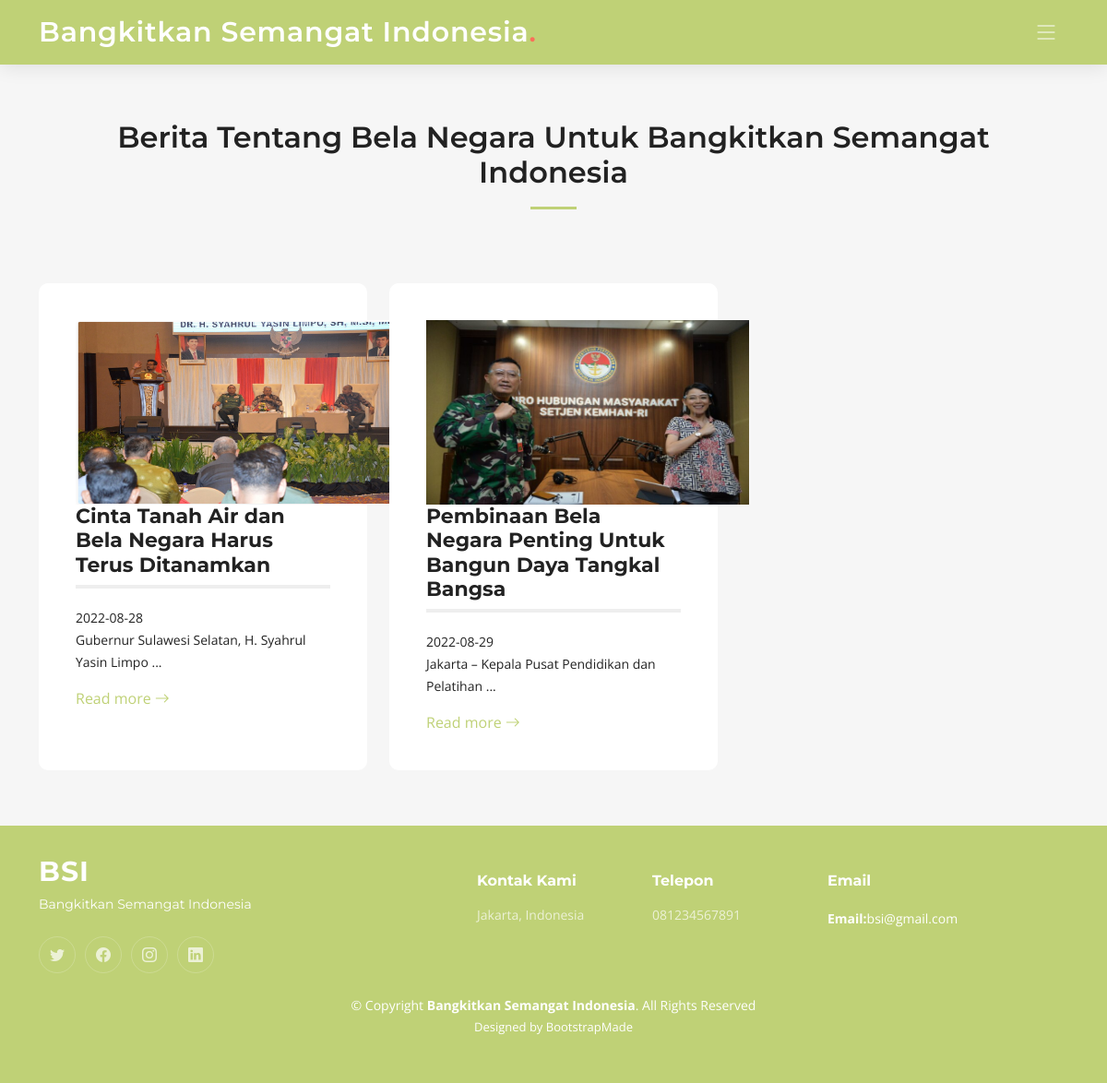
Page /detail_kategori.php?id_kategori=1 on the committed database.
### tables this page shows
CREATE TABLE `artikel` (
  `id_artikel` int(11) NOT NULL,
  `judul` varchar(100) NOT NULL,
  `artikel` text NOT NULL,
  `tanggal` date NOT NULL,
  `gambar` varchar(100) NOT NULL,
  `id_kategori` int(11) NOT NULL
);

### detail_kategori.php (the view, shortened to what this page needs)
<?php include 'admin\_config.php'; ?>
<!DOCTYPE html>
<html lang="en">
<head>
    <link href="assets/vendor/bootstrap/css/bootstrap.min.css" rel="stylesheet">
    <link href="assets/vendor/bootstrap-icons/bootstrap-icons.css" rel="stylesheet">
    <link href="assets/vendor/aos/aos.css" rel="stylesheet">
    <link href="assets/vendor/glightbox/css/glightbox.min.css" rel="stylesheet">
    <link href="assets/vendor/swiper/swiper-bundle.min.css" rel="stylesheet">
    <link href="assets/css/main.css" rel="stylesheet">
</head>
<body>
    <header id="header" class="header d-flex align-items-center">
        <div class="container-fluid container-xl d-flex align-items-center justify-content-between">
            <a href="index.html" class="logo d-flex align-items-center">
                <h1>Bangkitkan Semangat Indonesia<span>.</span></h1>
            </a>
            <i class="mobile-nav-toggle mobile-nav-show bi bi-list"></i>
        </div>
    </header>
    <main id="main">
        <section id="services" class="services sections-bg">
            <div class="container" data-aos="fade-up">
                <div class="section-header">
                    <h2>Berita Tentang Bela Negara Untuk Bangkitkan Semangat Indonesia</h2>
                </div>
                <div class="row gy-4" data-aos="fade-up" data-aos-delay="100">
                    <?php
                    $id_kategori = $_GET['id_kategori'];
                    $data = mysqli_query($con, "SELECT * FROM artikel where id_kategori=$id_kategori");
                    foreach ($data as $row) : ?>
                        <div class="col-lg-4 col-md-6">
                            <div class="service-item  position-relative">
                                <p><img src="<?= "http://localhost/bangkit_indonesia/admin/img_artikel/" . $row['gambar'] ?>" width="350" height="200"></p>
                                <h3><?= $row['judul'] ?></h3>
                                <p><?= $row['tanggal'] ?></p>
                                <p><?= substr($row['artikel'], 0, 50) . '...' ?></p>
                                <a href="detail_artikel.php?id_artikel=<?= $row['id_artikel'] ?>" class="readmore stretched-link">Read more <i class="bi bi-arrow-right"></i></a>
                            </div>
                        </div>
                    <?php endforeach; ?>
                </div>
            </div>
        </section>
    </main>
    <footer id="footer" class="footer">
        <div class="container">
            <div class="row gy-4">
                <div class="col-lg-5 col-md-12 footer-info">
                    <a href="index.html" class="logo d-flex align-items-center">
                        <span>BSI</span>
                    </a>
                    <p>Bangkitkan Semangat Indonesia</p>
                    <div class="social-links d-flex mt-4">
                        <a href="#" class="twitter"><i class="bi bi-twitter"></i></a>
                        <a href="#" class="facebook"><i class="bi bi-facebook"></i></a>
                        <a href="#" class="instagram"><i class="bi bi-instagram"></i></a>
                        <a href="#" class="linkedin"><i class="bi bi-linkedin"></i></a>
                    </div>
                </div>
                <div class="col-lg-2 col-6 footer-links">
                    <h4>Kontak Kami</h4>
                    <ul>
                        <li><a href="#">Jakarta, Indonesia</a></li>
                    </ul>
                </div>
                <div class="col-lg-2 col-6 footer-links">
                    <h4>Telepon</h4>
                    <ul>
                        <li><a href="#">081234567891</a></li>
                    </ul>
                </div>
                <div class="col-lg-3 col-md-12 footer-contact text-center text-md-start">
                    <h4>Email</h4>
                    <strong>Email:</strong>bsi@gmail.com<br>
                </div>
            </div>
        </div>
        <div class="container mt-4">
            <div class="copyright">
                &copy; Copyright <strong><span>Bangkitkan Semangat Indonesia</span></strong>. All Rights Reserved
            </div>
            <div class="credits">
                Designed by <a href="https://bootstrapmade.com/">BootstrapMade</a>
            </div>
        </div>
    </footer>
</body>
</html>

### assets/css/main.css (style rules this page uses)
:root { --font-default: "Open Sans", system-ui, -apple-system, "Segoe UI", Roboto, "Helvetica Neue", Arial, "Noto Sans", "Liberation Sans", sans-serif, "Apple Color Emoji", "Segoe UI Emoji", "Segoe UI Symbol", "Noto Color Emoji"; --font-primary: "Montserrat", sans-serif; --font-secondary: "Poppins", sans-serif; }
:root { --color-default: #222222; --color-primary: #bfd176; --color-secondary: #2844a0; }
:root { scroll-behavior: smooth; }
body { font-family: var(--font-default); color: var(--color-default); }
a { color: var(--color-primary); text-decoration: none; }
h1, h2, h3, h4, h5, h6 { font-family: var(--font-primary); }
section { padding: 60px 0; overflow: hidden; }
.sections-bg { background-color: #f6f6f6; }
.section-header { text-align: center; padding-bottom: 60px; }
.section-header h2 { font-size: 32px; font-weight: 600; margin-bottom: 20px; padding-bottom: 20px; position: relative; }
.section-header h2:after { content: ""; position: absolute; display: block; width: 50px; height: 3px; background: var(--color-primary); left: 0; right: 0; bottom: 0; margin: auto; }
.header { transition: all 0.5s; z-index: 997; height: 90px; background-color: var(--color-primary); }
.header.sticked { position: fixed; top: 0; right: 0; left: 0; height: 70px; box-shadow: 0px 2px 20px rgba(0, 0, 0, 0.1); }
.header .logo h1 { font-size: 30px; margin: 0; font-weight: 600; letter-spacing: 0.8px; color: #fff; font-family: var(--font-primary); }
.header .logo h1 span { color: #f96f59; }
.sticked-header-offset { margin-top: 70px; }
section { scroll-margin-top: 70px; }
@media (max-width: 1279px) { .mobile-nav-show { color: rgba(255, 255, 255, 0.6); font-size: 28px; cursor: pointer; line-height: 0; transition: 0.5s; z-index: 9999; margin-right: 10px; } }
.services { padding: 60px 0; }
.services .service-item { padding: 40px; background: #fff; height: 100%; border-radius: 10px; }
.services .service-item h3 { color: var(--color-default); font-weight: 700; margin: 0 0 20px 0; padding-bottom: 8px; font-size: 22px; position: relative; display: inline-block; border-bottom: 4px solid #eeeeee; transition: 0.3s; }
.services .service-item p { line-height: 24px; font-size: 14px; margin-bottom: 0; }
.services .service-item .readmore { margin-top: 15px; display: inline-block; color: var(--color-primary); }
.footer { font-size: 14px; background-color: var(--color-primary); padding: 50px 0; color: white; }
.footer .footer-info .logo { line-height: 0; margin-bottom: 25px; }
.footer .footer-info .logo span { font-size: 30px; font-weight: 700; letter-spacing: 1px; color: #fff; font-family: var(--font-primary); }
.footer .footer-info p { font-size: 14px; font-family: var(--font-primary); }
.footer .social-links a { display: flex; align-items: center; justify-content: center; width: 40px; height: 40px; border-radius: 50%; border: 1px solid rgba(255, 255, 255, 0.2); font-size: 16px; color: rgba(255, 255, 255, 0.7); margin-right: 10px; transition: 0.3s; }
.footer h4 { font-size: 16px; font-weight: bold; position: relative; padding-bottom: 12px; }
.footer .footer-links { margin-bottom: 30px; }
.footer .footer-links ul { list-style: none; padding: 0; margin: 0; }
.footer .footer-links ul li { padding: 10px 0; display: flex; align-items: center; }
.footer .footer-links ul li:first-child { padding-top: 0; }
.footer .footer-links ul a { color: rgba(255, 255, 255, 0.7); transition: 0.3s; display: inline-block; line-height: 1; }
.footer .copyright { text-align: center; }
.footer .credits { padding-top: 4px; text-align: center; font-size: 13px; }
.footer .credits a { color: #fff; }

### rows in the picture
artikel: gambar (picture), judul "Cinta Tanah Air dan Bela Negara Harus Terus Ditanamkan", tanggal "2022-08-28", artikel "Gubernur Sulawesi Selatan, H. Syahrul Yasin Limpo"
artikel: gambar (picture), judul "Pembinaan Bela Negara Penting Untuk Bangun Daya Tangkal Bangsa", tanggal "2022-08-29", artikel "Jakarta – Kepala Pusat Pendidikan dan Pelatihan"
